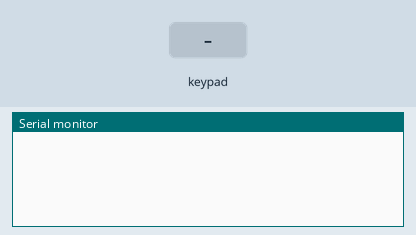
This sketch was run on a simulated Arduino Uno, built with avr-gcc and run on an emulated ATmega328P. Shown: the last lines printed to the serial monitor. The test bench sets the inputs (shaded band).

Above: at 1.2 s.
1.3 s: key '7' pressed
At 2.3 s:
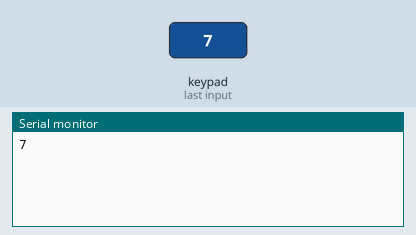
2.8 s: keypad keys 1 1 1 0 9 8 = pressed 0.4 s apart
At 6.6 s:
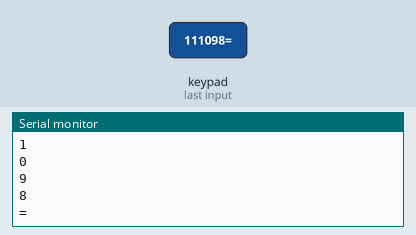
7.1 s: key '%' pressed
At 8.0 s:
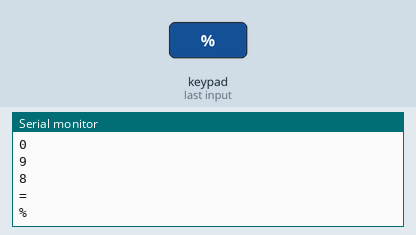
8.6 s: key 'X' pressed
At 9.0 s:
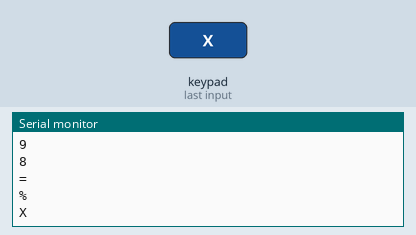
10.1 s: key 'N' pressed
At 11.3 s:
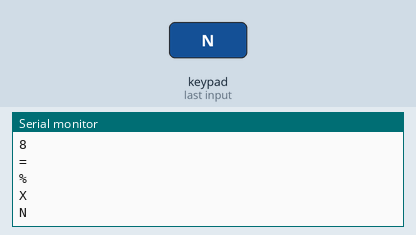
11.6 s: keypad keys 7 6 5 4 pressed 0.4 s apart
At 13.4 s:
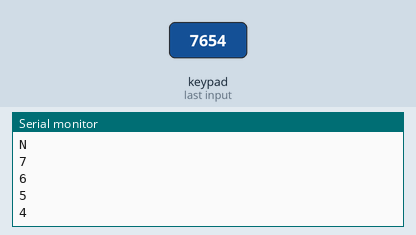
Timing chart, 0 to 14.9 s (numbered marks = the images above; inputs shaded):
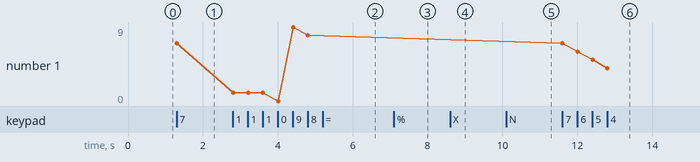

Measured:
- after the input at 1.3 s, the serial monitor: prints a new line at once (image 1)
- after the input at 2.8 s, the serial monitor: prints a new line at once (image 2)
- after the input at 7.1 s, the serial monitor: prints a new line at once (image 3)
- after the input at 8.6 s, the serial monitor: prints a new line at once (image 4)
- after the input at 10.1 s, the serial monitor: prints a new line at once (image 5)
- after the input at 11.6 s, the serial monitor: prints a new line at once (image 6)
- plotted number 1: 7 → 8 after the input at 2.8 s, 8 → 4 after the input at 11.6 s

The sketch:

tec_2.ino
```cpp
#include <Keypad.h>

const byte rowsCount = 4;
const byte columsCount = 4;

char keys[rowsCount][columsCount] = {
   { '7','8','9', '%' },
   { '4','5','6', 'X' },
   { '1','2','3', '-' },
   { 'ON','0','=', '+' }
};

const byte rowPins[rowsCount] = { 11, 10, 9, 8 };
const byte columnPins[columsCount] = { 7, 6, 5, 4 };

Keypad keypad = Keypad(makeKeymap(keys), rowPins, columnPins, rowsCount, columsCount);

void setup() {
   Serial.begin(9600);
}

void loop() {
   char key = keypad.getKey();

   if (key) {
      Serial.println(key);
   }
}
```
